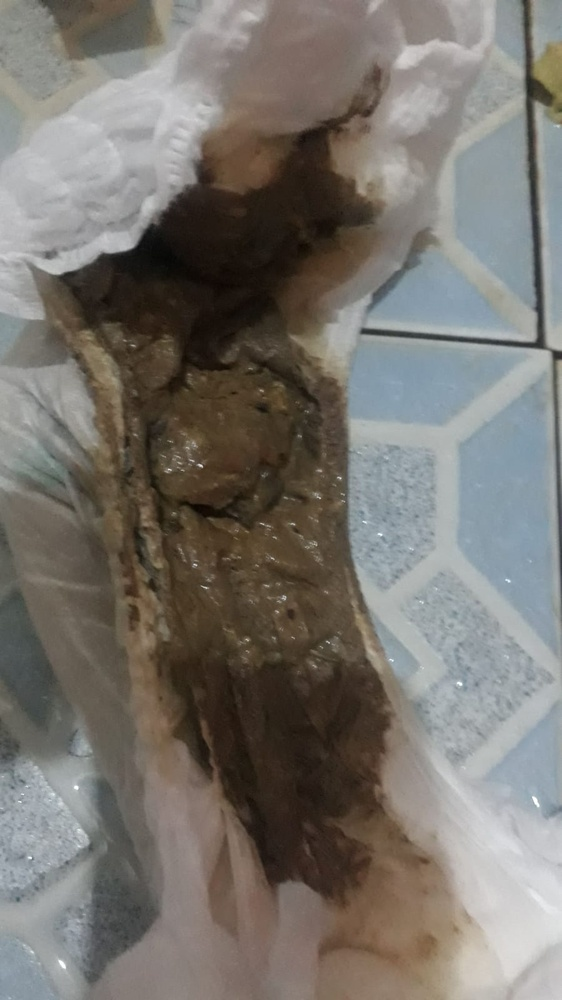
%> input picture 2 tahun 1 bulan.jpeg, 562 x 1000 px, shrunk from 900 x 1600 before the run
$ octave preprocessing.m   (GNU Octave 9; MATLAB toolbox functions it lacks are replaced by stand-ins)
%> lines starting %> are read from the running program, lines starting %| are printed output that depends on the picture; in (x1, y1, x2, y2) boxes, pixels count from 0 and x2, y2 are one past the last pixel; in counts of white or black regions, pixels touching at a corner belong together; the program's own positions count from 1
clc; clear; close all; warning off all;

% membaca citra
I = imread ('2 tahun 1 bulan.jpeg');
%> I is the input picture: size 1000x562x3 uint8; mean R, G, B 120, 115.8, 109.7
figure, imshow(I)
%-----------------------------------------------------------------------
%ekstraksi RGB
R = I (:,:,1);
G = I (:,:,2);
B = I (:,:,3);
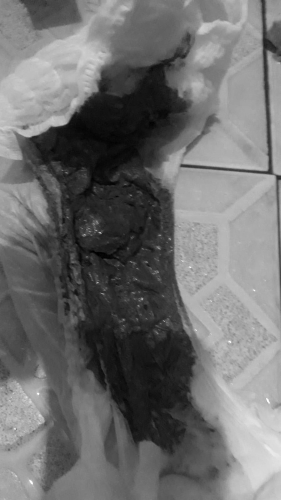
%> B: size 1000x562 uint8 (shown at 1/2 size); min 0, max 255, mean 109.7

%invers dari masing2 komponen
mR = 1/(mean(mean(R)));
%> mR = 0.00834
mG = 1/(mean(mean(G)));
%> mG = 0.00864
mB = 1/(mean(mean(B)));
%> mB = 0.00911

%mencari nilai invers maksimal
maxRGB = max(max(mR, mG), mB);
%> maxRGB = 0.00911

%menghitung faktor skala
mR = mR/maxRGB;
%> mR = 0.915
mG = mG/maxRGB;
%> mG = 0.948
mB = mB/maxRGB;
%> mB = 1

%melakukan penskalaan nilai pixel
out = uint8(zeros(size(I)));
out (:,:,1) = R*mR;
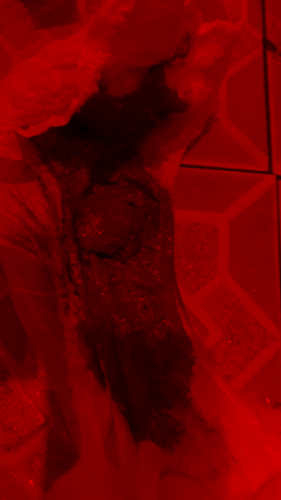
%> out: size 1000x562x3 uint8 (shown at 1/2 size); mean R, G, B 109.7, 0, 0
out (:,:,2) = G*mG;
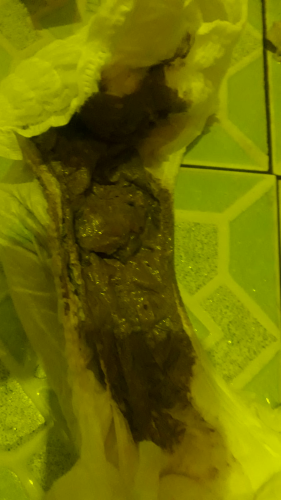
%> out: size 1000x562x3 uint8 (shown at 1/2 size); mean R, G, B 109.7, 109.7, 0
out (:,:,3) = B*mB;

%figure, imshow(out)

%-----------------------------------------------------------------------
%konversi citra RGB menjadi citra YCbCr
img_ycbcr = rgb2ycbcr (out);
%> img_ycbcr: size 1000x562x3 uint8; mean of channels 1, 2, 3 110.2, 128, 128
figure, imshow(img_ycbcr)

%mengekstrak komponen Cb dan Cr
Y = img_ycbcr(:,:,1);
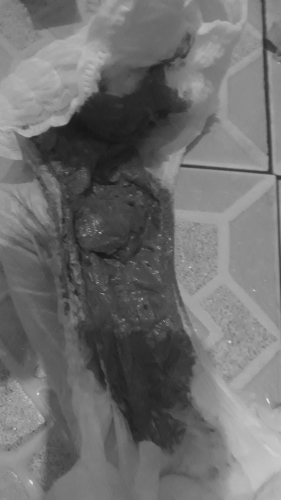
%> Y: size 1000x562 uint8 (shown at 1/2 size); min 21, max 222, mean 110.2
Cb = img_ycbcr(:,:,2);
Cr = img_ycbcr(:,:,3);
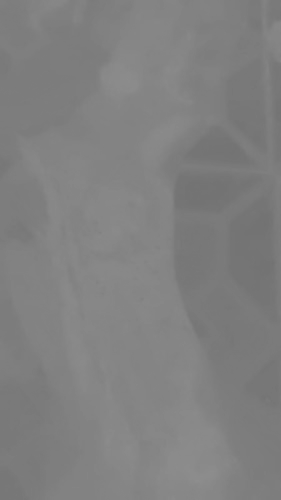
%> Cr: size 1000x562 uint8 (shown at 1/2 size); min 114, max 142, mean 128

%-----------------------------------------------------------------------

%deteksi warna feses
[r,c,v] = find(Cb>=77 & Cb<=127 & Cr>=133 & Cr<=173);
%> r = 154312 values from 1 to 1000; c = 154312 values from 45 to 562; v = 154312 logical values, 154312 true

%ambil nilai pixel pada hasil deteksi (rekontruksi nilai pixel hasil
%deteksi
numind = size (r,1);
%> numind = 154312
bin = false (size(I,1), size(I,2));
for i = 1:numind
    bin (r(i), c(i)) = 1;
end
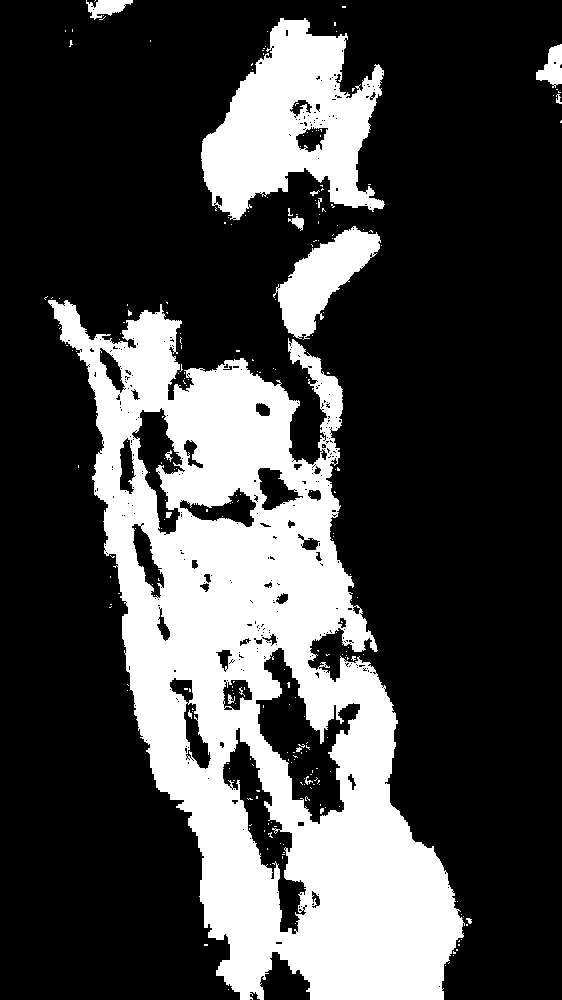
%> bin: size 1000x562 logical; 27.5% white; 246 white regions (230 under 20 px), largest, box (x1, y1, x2, y2) and area: (48, 300, 465, 1000) 125841, (201, 18, 385, 220) 20860, (273, 226, 381, 340) 5343
%-----------------------------------------------------------------------

%melakukan morfologi untuk menyeleksi hasil segmentasi dengan nilai
%trashhold
bin = imfill(bin, 'holes');
%> bin: size 1000x562 logical; 31.7% white; 136 white regions (126 under 20 px), largest, box (x1, y1, x2, y2) and area: (48, 300, 465, 1000) 149277, (201, 18, 385, 220) 21745, (273, 226, 381, 340) 5357
bin = bwareaopen(bin, 90);
%> bin: size 1000x562 logical; 31.6% white; 6 white regions, box (x1, y1, x2, y2) and area: (48, 300, 465, 1000) 149277, (201, 18, 385, 220) 21745, (273, 226, 381, 340) 5357, (536, 44, 562, 88) 668, (86, 0, 133, 20) 524, (288, 216, 304, 231) 118
figure, imshow(bin)
%-----------------------------------------------------------------------

%menampilkan citra rgb hasil segmentasi
R (~bin) = 0;
G (~bin) = 0;
B (~bin) = 0;
RGB = cat(3, R,G,B);
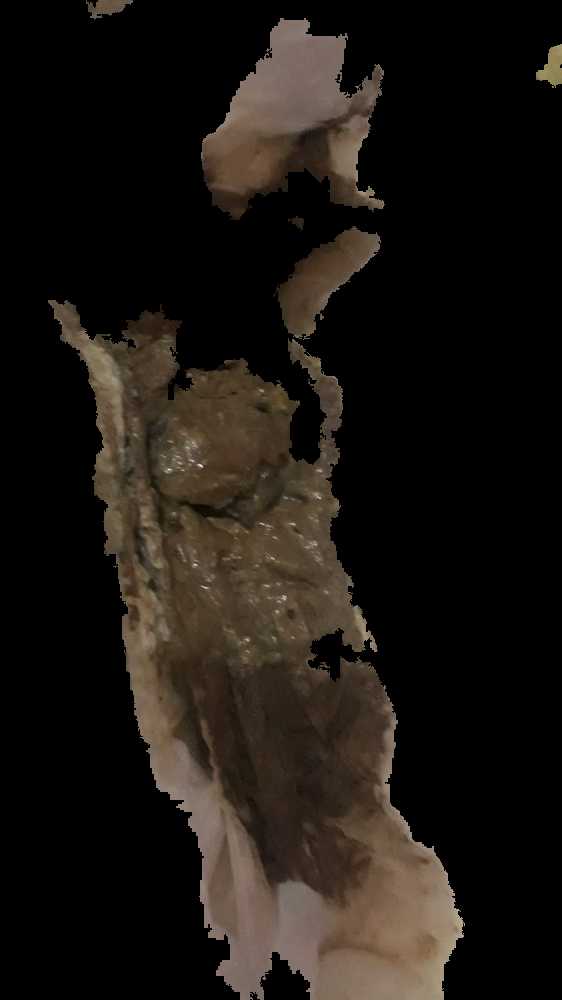
%> RGB: size 1000x562x3 uint8; mean R, G, B 27.9, 22.9, 18
figure, imshow (RGB)

$ run again, with 1 tahun 5 bulan.jpeg copied over 2 tahun 1 bulan.jpeg
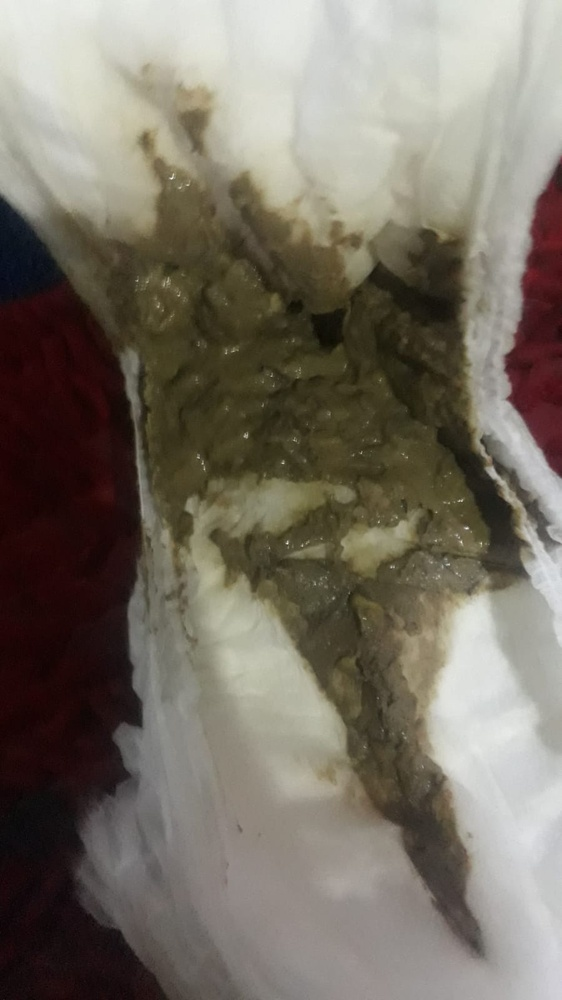
%> input picture 1 tahun 5 bulan.jpeg, 562 x 1000 px, shrunk from 900 x 1600 before the run
%> I is the input picture: size 1000x562x3 uint8; mean R, G, B 119.3, 112.4, 100.7
%> `mR = 1/(mean(mean(R)));`: mR = 0.00838
%> `mG = 1/(mean(mean(G)));`: mG = 0.0089
%> `mB = 1/(mean(mean(B)));`: mB = 0.00993
%> `mR = mR/maxRGB;`: mR = 0.844
%> `mG = mG/maxRGB;`: mG = 0.896
%> `mB = mB/maxRGB;`: mB = 1
%> img_ycbcr: size 1000x562x3 uint8; mean of channels 1, 2, 3 102.5, 128, 128
%> r = 70491 values from 135 to 1000; c = 70491 values from 1 to 562; v = 70491 logical values, 70491 true
%> numind = 70491
%> after the loop `for i = 1:numind`:
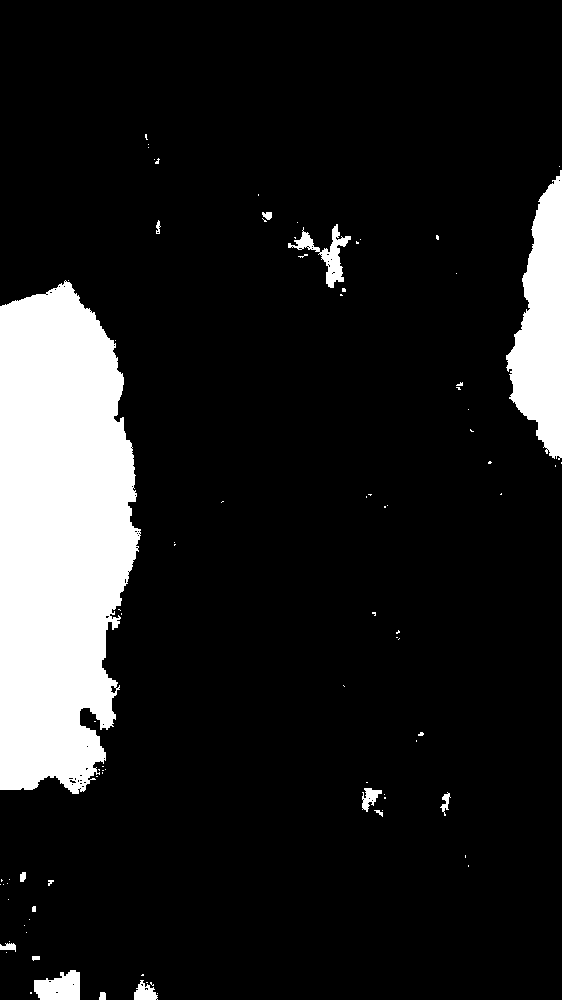
%> bin: size 1000x562 logical; 12.5% white; 88 white regions (72 under 20 px), largest, box (x1, y1, x2, y2) and area: (0, 280, 141, 794) 57180, (506, 170, 562, 460) 9831, (288, 224, 351, 288) 1079
%> `RGB = cat(3, R,G,B);`:
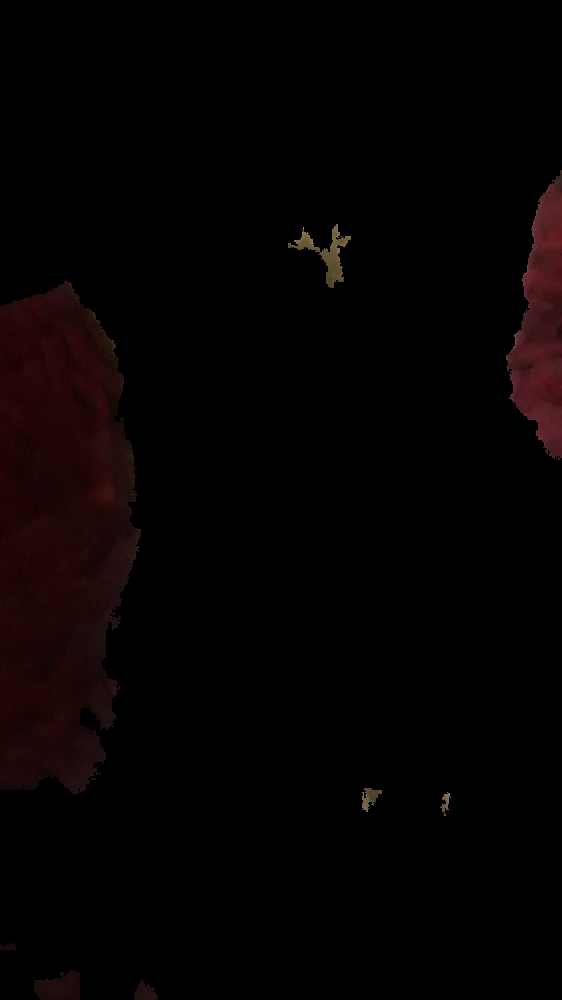
%> RGB: size 1000x562x3 uint8; mean R, G, B 5, 1.6, 1.6

$ run again, with 1 bulan.jpeg copied over 2 tahun 1 bulan.jpeg
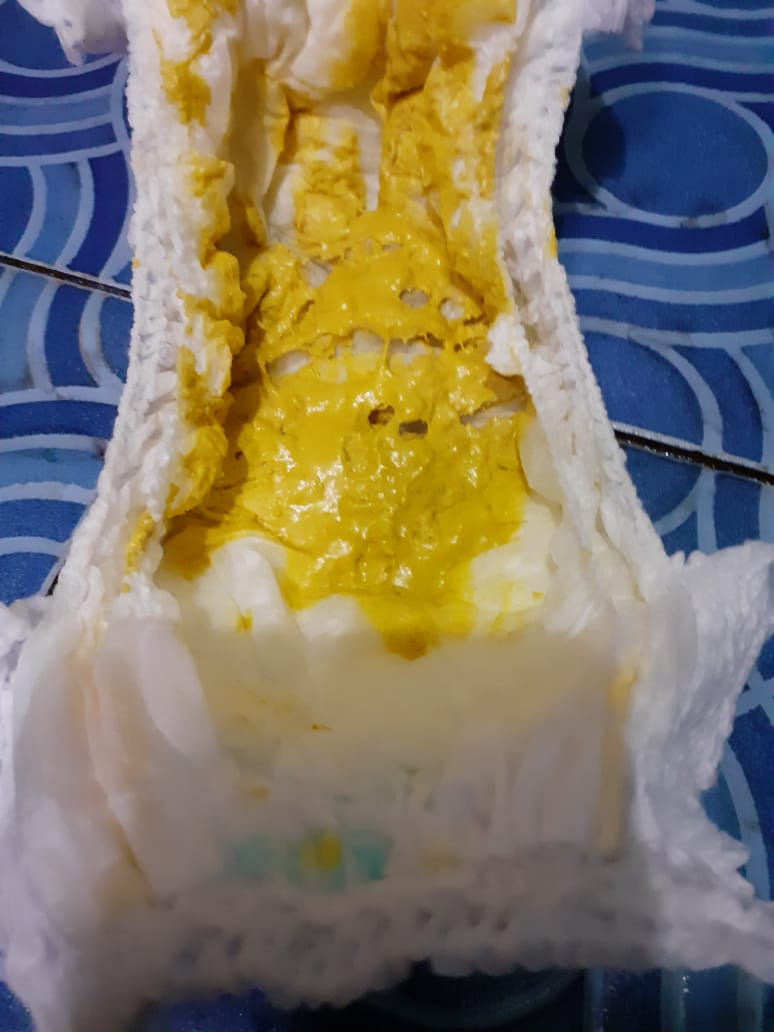
%> input picture 1 bulan.jpeg, 774 x 1032 px
%> I is the input picture: size 1032x774x3 uint8; mean R, G, B 128.7, 119.8, 101.4
%> `mR = 1/(mean(mean(R)));`: mR = 0.00777
%> `mG = 1/(mean(mean(G)));`: mG = 0.00834
%> `mB = 1/(mean(mean(B)));`: mB = 0.00986
%> `mR = mR/maxRGB;`: mR = 0.788
%> `mG = mG/maxRGB;`: mG = 0.846
%> `mB = mB/maxRGB;`: mB = 1
%> img_ycbcr: size 1032x774x3 uint8; mean of channels 1, 2, 3 103.1, 128, 128
%> r = 160409 values from 1 to 911; c = 160409 values from 28 to 636; v = 160409 logical values, 160409 true
%> numind = 160409
%> after the loop `for i = 1:numind`:
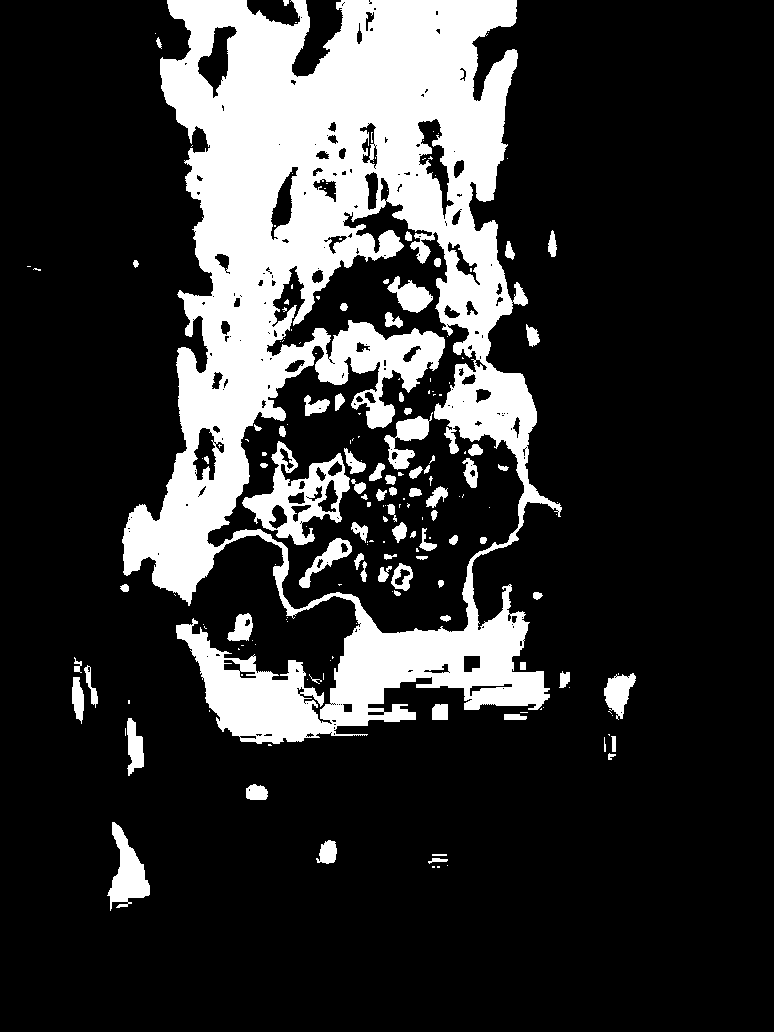
%> bin: size 1032x774 logical; 20.1% white; 186 white regions (108 under 20 px), largest, box (x1, y1, x2, y2) and area: (122, 0, 562, 744) 142184, (242, 441, 350, 545) 4141, (107, 822, 150, 911) 1809
%> `RGB = cat(3, R,G,B);`:
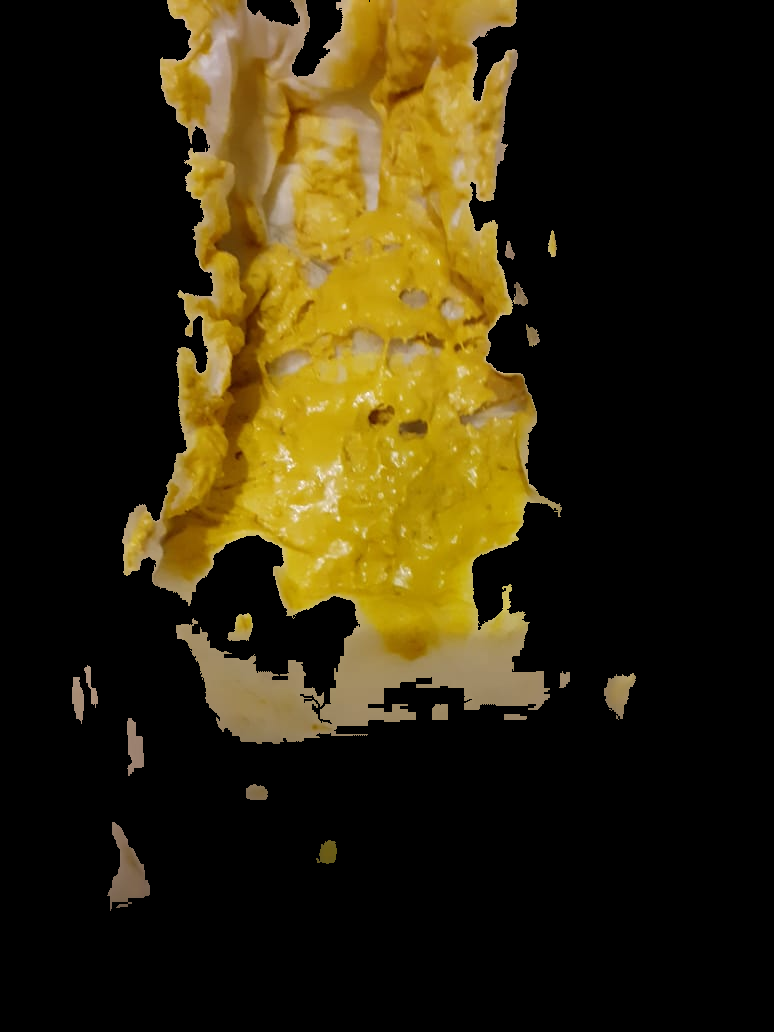
%> RGB: size 1032x774x3 uint8; mean R, G, B 49.2, 39.7, 12.3
